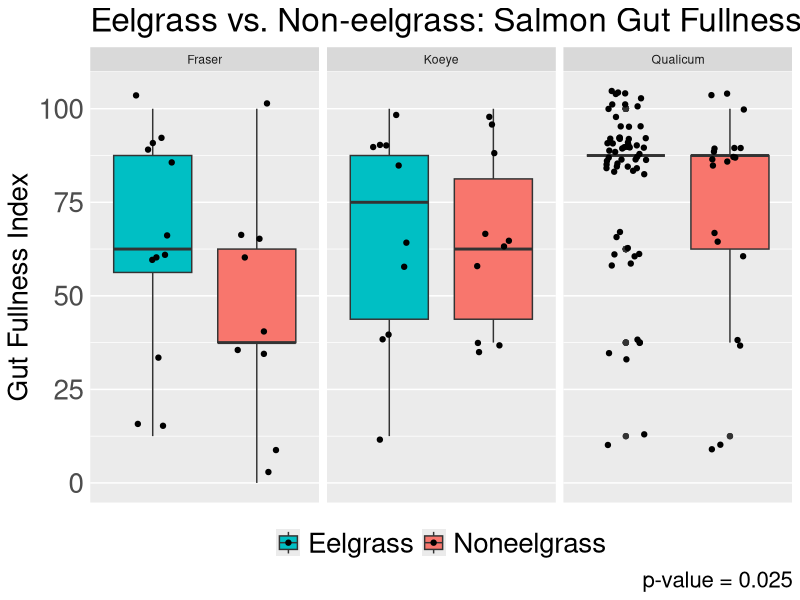
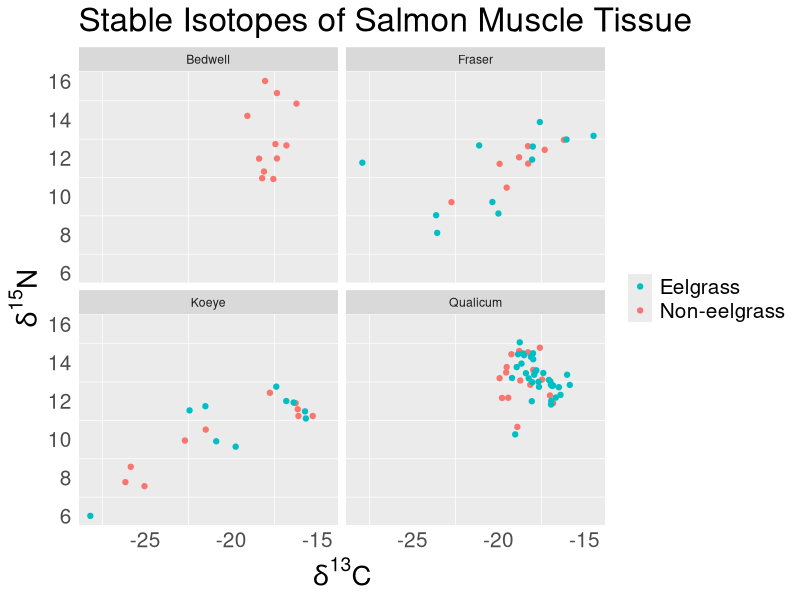

Generate these figures, in order, with R: (Note: this script raises an error after producing the figures.)
#EEEEELGRAAAAASS PROOOOOJEEEEECT

setwd("~/Desktop")
#so it knows where to find my gosh darn files! :)

eelgrass <- read.csv(file="eel.csv", stringsAsFactors=FALSE, strip.white=TRUE, na.strings=c("NA",""))
#upload a simple version of raw data file

library(tidyverse)
#load library for ggplot and whatnot

eel <- mutate(eelgrass, Eelsite = paste(Site, Eelgrass, sep = " "))
#make a variable with both site and habitat, separated by a space

#first we'll work with the gut fullness aspect ~

eel$GFI[which(eel$GFI == "0-25")] <- "0-25%"
#fixing a typo, oopsie!

eel$GFI[which(eel$GFI == "0%")] <- "0"
eel$GFI[which(eel$GFI == "0-25%")] <- "12.5"
eel$GFI[which(eel$GFI == "25-50%")] <- "37.5"
eel$GFI[which(eel$GFI == "50-75%")] <- "62.5"
eel$GFI[which(eel$GFI == "75-100%")] <- "87.5"
eel$GFI[which(eel$GFI == "100%")] <- "100"
#changing ranges to something measurable

eel$GFI <- as.numeric(eel$GFI)
#changing from character to numeric

eel$Eelgrass <- as.factor(eel$Eelgrass)
#changing to factor to reflect the two different "levels"

eel$Eelgrass <- factor(eel$Eelgrass, levels(eel$Eelgrass)[c(2, 1)])
#rearranging levels for the sake of the ggplot visuals

gut <- eel %>%
  group_by(ID) %>%
  summarize(GFI=first(GFI), Eelgrass=first(Eelgrass),
            Site=first(Site), Eelsite=first(Eelsite)) %>%
  filter(Site != "Bedwell")
#need to organize data by each fish not by each prey item per fish
#also want to leave out Bedwell since it is useless for comparing

#Gut Fullness Graph!
ggplot(gut, aes(x=Eelgrass, y=GFI, fill=Eelgrass))+ 
  geom_boxplot()+
  facet_wrap(~Site)+
  labs(y="Gut Fullness Index", x=NULL, caption="p-value = 0.025",
       title="Eelgrass vs. Non-eelgrass: Salmon Gut Fullness")+
  theme(axis.text.x=element_blank(), axis.ticks=element_blank(),
        legend.position = "bottom", legend.title = element_blank(),
        panel.grid.major.x = element_blank(),
        axis.text = element_text(size=20),
        axis.title = element_text(size=20),
        legend.text = element_text(size=20),
        title = element_text(size=20))+
  scale_x_discrete(limits=c("Eelgrass", "Noneelgrass")) +
  scale_fill_discrete(breaks=c("Eelgrass", "Noneelgrass"))+
  geom_jitter(width=0.2)
#NEED TO CHANGE PANEL TITLES SOMEHOW! *****

#working on a t-test for GFI values (not including bedwell)
#y1 <- filter(gut, Eelgrass == "Eelgrass")
#ya <- as.vector(y1[["GFI"]])
#create first vector for eelgrass
#y2 <- filter(gut, Eelgrass == "Noneelgrass")
#yb <- as.vector(y2[["GFI"]])
#create second vector for noneelgrass
#yc <- length(ya)-length(yb)
#yd <- rep_len(NA, yc)
#have to have same sample sizes, difference calculated using length
#ye <- c(yb, yd)
#our completed noneelgrass vector with the right sample size
#t.test(ya, ye)
#results give p-value=0.02529, are able to reject null hypothesis!
#hash-tagged out because I don't need to keep running this code.

#switching it up to isotope work now ~

isotope <- read.csv(file="iso.csv", stringsAsFactors=FALSE, strip.white=TRUE, na.strings=c("NA",""))
#loading/reading isotope data in

iso <- mutate(isotope, Eelsite = paste(Site, Eelgrass, sep = " "))
#add variable w/eelgrass site just other dataframe (necessary tho?)

iso$Eelgrass <- as.factor(iso$Eelgrass)
#changing to factor to reflect the two different "levels"

iso$Eelgrass <- factor(iso$Eelgrass, levels(iso$Eelgrass)[c(2, 1)])
#rearranging levels for the sake of the ggplot visuals

#Isotope Graph!
ggplot(iso, aes(carb, nitro))+
  geom_point(aes(color=Eelgrass)) + facet_wrap(~ Site) +
  labs(x=expression(paste(delta^"13","C")),
       y=expression(paste(delta^"15","N")),
       title= "Stable Isotopes of Salmon Muscle Tissue")+
  theme(axis.ticks=element_blank(), legend.title=element_blank(),
        panel.grid.major = element_blank(),
        axis.title = element_text(size=20),
        axis.text = element_text(size=15),
        legend.text = element_text(size=15),
        title = element_text(size=20))+
  guides(color = guide_legend(reverse = TRUE))
#Still need to change panel titles for this graph too! *****

#working on diet data now, to graph abundance and whatnot! ~

eel$Group <- as.factor(eel$Group)
#changing to factor to reflect the different "levels" of prey items

#replace groups since there's too many
eel$Group[which(eel$Group=="Arachnid")] <- "Insect"
eel$Group[which(eel$Group=="Crustacean")] <- "Arthropod"
eel$Group[which(eel$Group=="Caprellid")] <- "Amphipod"
eel$Group[which(eel$Group=="Corophiid")] <- "Amphipod"
eel$Group[which(eel$Group=="Hyperiid")] <- "Amphipod"
eel$Group[which(eel$Group=="Gammarid")] <- "Amphipod"
eel$Group[which(eel$Group=="Calanoid")] <- "Copepod"
eel$Group[which(eel$Group=="Harpacticoid")] <- "Copepod"
eel$Group[which(eel$Group=="Cyclopoid/Poecilostomatoid")] <- "Copepod"
eel$Group[which(eel$Group=="Malacostracan")] <- "Arthropod"
eel$Group <- as.character(eel$Group) #change to create new "level"
eel$Group[which(eel$Group=="Digested food")] <- "Digested/Other"
eel$Group[which(eel$Group=="Detritus")] <- "Digested/Other"
eel$Group[which(eel$Group=="Diatom")] <- "Digested/Other"
eel$Group[which(eel$Group=="Parasite")] <- "Digested/Other"
eel$Group[which(eel$Group=="Octopus")] <- "Digested/Other"
eel$Group[which(eel$Group=="Cyphonaut")] <- "Digested/Other"
eel$Group[which(eel$Group=="Bivalve")] <- "Digested/Other"
eel$Group[which(eel$Group=="Chaetognath")] <- "Digested/Other"
eel$Group[which(eel$Group=="Polychaete")] <- "Digested/Other"
eel$Group[which(eel$Group=="Pteropod")] <- "Digested/Other"
eel$Group[which(eel$Group=="Jellyfish")] <- "Digested/Other"
eel$Group[which(eel$Group=="Cumacean")] <- "Arthropod"
eel$Group[which(eel$Group=="Euphausiid")] <- "Arthropod"
eel$Group[which(eel$Group=="Isopod")] <- "Arthropod"
eel$Group[which(eel$Group=="Larvacean")] <- "Digested/Other"
eel$Group[which(eel$Group=="Mysid")] <- "Arthropod"
eel$Group[which(eel$Group=="Cladoceran")] <- "Arthropod"
eel$Group[which(eel$Group=="Ostracod")] <- "Arthropod"
#switching the class back and forth gets rid of empty levels
eel$Group <- as.factor(eel$Group)
eel$Group <- as.character(eel$Group)
eel$Group <- as.factor(eel$Group)
levels(eel$Group)
#there, it's more simple to work with now!

#group together prey so there's no repeated rows for multiple prey
filt <- filter(eel, Group=="Amphipod")
amph <- filt %>%
  group_by(filt$ID) %>%
  summarize(ID=first(ID), abd=sum(Abundance), bio=sum(Biomass), Group=first(Group),
            Eelsite=first(Eelsite), Eelgrass=first(Eelgrass), Site=first(Site)) %>%
  select(ID, abd, bio, Group, Eelsite, Eelgrass, Site)
#HOLY GUACAMOLE I THINK I GOT IT TO FINALLY WOOOOORK! FOR REAL THO!

filt <- filter(eel, Group=="Arthropod")
arth <- filt %>%
  group_by(filt$ID) %>%
  summarize(ID=first(ID), abd=sum(Abundance), bio=sum(Biomass), Group=first(Group),
            Eelsite=first(Eelsite), Eelgrass=first(Eelgrass), Site=first(Site)) %>%
  select(ID, abd, bio, Group, Eelsite, Eelgrass, Site)
#first amphipod then arthropod then repeat manually for each prey

filt <- filter(eel, Group=="Barnacle")
barn <- filt %>%
  group_by(filt$ID) %>%
  summarize(ID=first(ID), abd=sum(Abundance), bio=sum(Biomass), Group=first(Group),
            Eelsite=first(Eelsite), Eelgrass=first(Eelgrass), Site=first(Site)) %>%
  select(ID, abd, bio, Group, Eelsite, Eelgrass, Site)

filt <- filter(eel, Group=="Copepod")
cope <- filt %>%
  group_by(filt$ID) %>%
  summarize(ID=first(ID), abd=sum(Abundance), bio=sum(Biomass), Group=first(Group),
            Eelsite=first(Eelsite), Eelgrass=first(Eelgrass), Site=first(Site)) %>%
  select(ID, abd, bio, Group, Eelsite, Eelgrass, Site)

filt <- filter(eel, Group=="Decapod")
deca <- filt %>%
  group_by(filt$ID) %>%
  summarize(ID=first(ID), abd=sum(Abundance), bio=sum(Biomass), Group=first(Group),
            Eelsite=first(Eelsite), Eelgrass=first(Eelgrass), Site=first(Site)) %>%
  select(ID, abd, bio, Group, Eelsite, Eelgrass, Site) %>%
  print(head(deca))

filt <- filter(eel, Group=="Digested/Other")
digf <- filt %>%
  group_by(filt$ID) %>%
  summarize(ID=first(ID), abd=sum(Abundance), bio=sum(Biomass), Group=first(Group),
            Eelsite=first(Eelsite), Eelgrass=first(Eelgrass), Site=first(Site)) %>%
  select(ID, abd, bio, Group, Eelsite, Eelgrass, Site)

filt <- filter(eel, Group=="Fish")
fish <- filt %>%
  group_by(filt$ID) %>%
  summarize(ID=first(ID), abd=sum(Abundance), bio=sum(Biomass), Group=first(Group),
            Eelsite=first(Eelsite), Eelgrass=first(Eelgrass), Site=first(Site)) %>%
  select(ID, abd, bio, Group, Eelsite, Eelgrass, Site)

filt <- filter(eel, Group=="Insect")
inse <- filt %>%
  group_by(filt$ID) %>%
  summarize(ID=first(ID), abd=sum(Abundance), bio=sum(Biomass), Group=first(Group),
            Eelsite=first(Eelsite), Eelgrass=first(Eelgrass), Site=first(Site)) %>%
  select(ID, abd, bio, Group, Eelsite, Eelgrass, Site)

neweel <- rbind(amph, arth, barn, cope, deca, digf, fish, inse)
#my fabulous new dataframe with prey abd and biom grouped together!

str(neweel)
#just double checking that the data is as it should be

#Now... Have to take the ave. abundances for each region/habitat!
filt <- filter(neweel, Group=="Amphipod")
Amph <- filt %>%
  group_by(filt$Eelsite) %>%
  summarize(Eelsite=first(Eelsite), Abd=mean(abd), Bio=mean(bio),
            Group=first(Group),Eelgrass=first(Eelgrass), Site=first(Site)) %>%
  select(Eelsite, Abd, Bio, Group, Eelgrass, Site)
#copying the layout of the last transformation but for diff purpose

filt <- filter(neweel, Group=="Arthropod")
Arth <- filt %>%
  group_by(filt$Eelsite) %>%
  summarize(Eelsite=first(Eelsite), Abd=mean(abd), Bio=mean(bio),
            Group=first(Group),Eelgrass=first(Eelgrass), Site=first(Site)) %>%
  select(Eelsite, Abd, Bio, Group, Eelgrass, Site)
#first amphipod then arthropod then repeat manually for each prey

filt <- filter(neweel, Group=="Barnacle")
Barn <- filt %>%
  group_by(filt$Eelsite) %>%
  summarize(Eelsite=first(Eelsite), Abd=mean(abd), Bio=mean(bio),
            Group=first(Group),Eelgrass=first(Eelgrass), Site=first(Site)) %>%
  select(Eelsite, Abd, Bio, Group, Eelgrass, Site)

filt <- filter(neweel, Group=="Copepod")
Cope <- filt %>%
  group_by(filt$Eelsite) %>%
  summarize(Eelsite=first(Eelsite), Abd=mean(abd), Bio=mean(bio),
            Group=first(Group),Eelgrass=first(Eelgrass), Site=first(Site)) %>%
  select(Eelsite, Abd, Bio, Group, Eelgrass, Site)

filt <- filter(neweel, Group=="Decapod")
Deca <- filt %>%
  group_by(filt$Eelsite) %>%
  summarize(Eelsite=first(Eelsite), Abd=mean(abd), Bio=mean(bio),
            Group=first(Group),Eelgrass=first(Eelgrass), Site=first(Site)) %>%
  select(Eelsite, Abd, Bio, Group, Eelgrass, Site)

filt <- filter(neweel, Group=="Digested/Other")
Digf <- filt %>%
  group_by(filt$Eelsite) %>%
  summarize(Eelsite=first(Eelsite), Abd=mean(abd), Bio=mean(bio),
            Group=first(Group),Eelgrass=first(Eelgrass), Site=first(Site)) %>%
  select(Eelsite, Abd, Bio, Group, Eelgrass, Site)

filt <- filter(neweel, Group=="Fish")
Fish <- filt %>%
  group_by(filt$Eelsite) %>%
  summarize(Eelsite=first(Eelsite), Abd=mean(abd), Bio=mean(bio),
            Group=first(Group),Eelgrass=first(Eelgrass), Site=first(Site)) %>%
  select(Eelsite, Abd, Bio, Group, Eelgrass, Site)

filt <- filter(neweel, Group=="Insect")
Inse <- filt %>%
  group_by(filt$Eelsite) %>%
  summarize(Eelsite=first(Eelsite), Abd=mean(abd), Bio=mean(bio),
            Group=first(Group),Eelgrass=first(Eelgrass), Site=first(Site)) %>%
  select(Eelsite, Abd, Bio, Group, Eelgrass, Site)

eelgr <- rbind(Amph, Arth, Barn, Cope, Deca, Digf, Fish, Inse)
#my fabulous new dataframe with prey Abd and Biom averaged together

str(eelgr)
#making sure it all looks okay and it does! So now, graphing!

eelgr$Eelgrass <- factor(eelgr$Eelgrass, levels(eelgr$Eelgrass)[c(2, 1)])
#putting eelgrass before noneelgrass for this particular plot

eelgr$Eelsite <- as.factor(eelgr$Eelsite)
#rearranging levels for site and eelgrass

eelgr$Eelsite <- factor(eelgr$Eelsite, levels(eelgr$Eelsite)[c(5, 4, 3, 2, 1, 7, 6)])
#re-ordering levels to make it look nice for graphs!

#Raw Abundance Graph
eelgr %>%
  ggplot(aes(Eelsite, Abd))+
  geom_bar(aes(fill=Group), stat="identity")+
  theme(axis.text.x = element_text(angle=45, hjust=1),
        axis.ticks=element_blank(),
        panel.grid.major = element_blank(),
        title = element_text(size=20),
        axis.text = element_text(size=15),
        legend.text = element_text(size=15))+
  coord_flip() +
  labs(title="Average Prey Abundance", x=NULL,
       y="Ave. Abundance (# of organisms)")+
  guides(fill=guide_legend(title="Prey Group"))
#looks amaze now

#Relative Abundance Graph (100% y scale)
ggplot(eelgr, aes(Eelsite, Abd)) +
  geom_bar(aes(fill=Group), position="fill", stat="identity")+
  theme(axis.ticks=element_blank(),
        panel.grid.major = element_blank(),
        title = element_text(size=20),
        axis.text = element_text(size=15),
        legend.text = element_text(size=15))+
  coord_flip() +
  labs(title="Relative Prey Abundance", x=NULL, y=NULL)+
  guides(fill=guide_legend(title="Prey Group"))+
  scale_y_continuous(labels=scales::percent)

#Raw Biomass Graph
eelgr %>%
  ggplot(aes(Eelsite, Bio))+
  geom_bar(aes(fill=Group), stat="identity")+
  theme(axis.text.x = element_text(angle=45, hjust=1),
        axis.ticks=element_blank(),
        panel.grid.major = element_blank(),
        title = element_text(size=20),
        axis.text = element_text(size=15),
        legend.text = element_text(size=15))+
  coord_flip() +
  labs(title="Average Prey Biomass", x=NULL,
       y="Ave. Biomass (Wet weight, mg)")+
  guides(fill=guide_legend(title="Prey Group"))

#Relative Biomass Graph
eelgr %>%
  ggplot(aes(Eelsite, Bio))+
  geom_bar(aes(fill=Group), position = "fill", stat = "identity")+
  theme(axis.ticks=element_blank(),
        panel.grid.major = element_blank(),
        title = element_text(size=20),
        axis.text = element_text(size=15),
        legend.text = element_text(size=15))+
  coord_flip() +
  labs(title="Relative Prey Biomass", x=NULL, y=NULL)+
  guides(fill=guide_legend(title="Prey Group"))+
  scale_y_continuous(labels=scales::percent)

setwd("~/Eelgrass Project")
#in order to commit to Github and track saves and changes and etc!

#next step is prey selectivity! then nmds analysis and stuff? idk!

setwd("~/Desktop")
#reset working directory to find new file

invert <- read.csv(file="invertebrates.csv", stringsAsFactors=FALSE, strip.white=TRUE, na.strings=c("NA",""))
#read in invertebrate file

invert $Group <- as.factor(invert$Group)
#change to factor

levels(invert$Group)
#check the groups

eelgrass <- mutate(eelgrass, Eelsite = paste(Site, Eelgrass, sep = " "))
#mutate this dataframe with eelsite as well

eelgrass$Group <- as.factor(eelgrass$Group)
#turn into factor

#change groups to match inverts
eelgrass$Group[which(eelgrass$Group=="Arachnid")] <- "Insect"
eelgrass$Group <- as.character(eelgrass$Group) #change to create new "level"
eelgrass$Group[which(eelgrass$Group=="Crustacean")] <- "Digested/Other"
eelgrass$Group[which(eelgrass$Group=="Corophiid")] <- "Digested/Other"
eelgrass$Group[which(eelgrass$Group=="Malacostracan")] <- "Digested/Other"
eelgrass$Group[which(eelgrass$Group=="Digested food")] <- "Digested/Other"
eelgrass$Group[which(eelgrass$Group=="Detritus")] <- "Digested/Other"
eelgrass$Group[which(eelgrass$Group=="Diatom")] <- "Digested/Other"
eelgrass$Group[which(eelgrass$Group=="Parasite")] <- "Digested/Other"
eelgrass$Group[which(eelgrass$Group=="Octopus")] <- "Digested/Other"
eelgrass$Group[which(eelgrass$Group=="Cyphonaut")] <- "Digested/Other"
eelgrass$Group[which(eelgrass$Group=="Chaetognath")] <- "Digested/Other"
eelgrass$Group[which(eelgrass$Group=="Isopod")] <- "Digested/Other"
eelgrass$Group[which(eelgrass$Group=="Arthropod")] <- "Digested/Other"
eelgrass$Group[which(eelgrass$Group=="Amphipod")] <- "Digested/Other"
eelgrass$Group[which(eelgrass$Group=="Copepod")] <- "Digested/Other"
#switching the class back and forth gets rid of empty levels
eelgrass$Group <- as.factor(eelgrass$Group)
eelgrass$Group <- as.character(eelgrass$Group)
eelgrass$Group <- as.factor(eelgrass$Group)
levels(eelgrass$Group)
#there, inverts and stom data have matching groups now

#group prey together so there's no repeating rows
filt <- filter(eelgrass, Group=="Barnacle")
barn <- filt %>%
  group_by(filt$ID) %>%
  summarize(ID=first(ID), abd=sum(Abundance), Group=first(Group),
            Eelsite=first(Eelsite), Eelgrass=first(Eelgrass), Site=first(Site)) %>%
  select(ID, abd, Group, Eelsite, Eelgrass, Site)
#manually repeating each step is the best way I know how to do it.
filt <- filter(eelgrass, Group=="Bivalve")
biv <- filt %>%
  group_by(filt$ID) %>%
  summarize(ID=first(ID), abd=sum(Abundance), Group=first(Group),
            Eelsite=first(Eelsite), Eelgrass=first(Eelgrass), Site=first(Site)) %>%
  select(ID, abd, Group, Eelsite, Eelgrass, Site)

filt <- filter(eelgrass, Group=="Calanoid")
cal <- filt %>%
  group_by(filt$ID) %>%
  summarize(ID=first(ID), abd=sum(Abundance), Group=first(Group),
            Eelsite=first(Eelsite), Eelgrass=first(Eelgrass), Site=first(Site)) %>%
  select(ID, abd, Group, Eelsite, Eelgrass, Site)

filt <- filter(eelgrass, Group=="Caprellid")
capr <- filt %>%
  group_by(filt$ID) %>%
  summarize(ID=first(ID), abd=sum(Abundance), Group=first(Group),
            Eelsite=first(Eelsite), Eelgrass=first(Eelgrass), Site=first(Site)) %>%
  select(ID, abd, Group, Eelsite, Eelgrass, Site)

filt <- filter(eelgrass, Group=="Cladoceran")
clad <- filt %>%
  group_by(filt$ID) %>%
  summarize(ID=first(ID), abd=sum(Abundance), Group=first(Group),
            Eelsite=first(Eelsite), Eelgrass=first(Eelgrass), Site=first(Site)) %>%
  select(ID, abd, Group, Eelsite, Eelgrass, Site)

filt <- filter(eelgrass, Group=="Cumacean")
cuma <- filt %>%
  group_by(filt$ID) %>%
  summarize(ID=first(ID), abd=sum(Abundance), Group=first(Group),
            Eelsite=first(Eelsite), Eelgrass=first(Eelgrass), Site=first(Site)) %>%
  select(ID, abd, Group, Eelsite, Eelgrass, Site)

filt <- filter(eelgrass, Group=="Cyclopoid/Poecilostomatoid")
cycl <- filt %>%
  group_by(filt$ID) %>%
  summarize(ID=first(ID), abd=sum(Abundance), Group=first(Group),
            Eelsite=first(Eelsite), Eelgrass=first(Eelgrass), Site=first(Site)) %>%
  select(ID, abd, Group, Eelsite, Eelgrass, Site)

filt <- filter(eelgrass, Group=="Decapod")
deca <- filt %>%
  group_by(filt$ID) %>%
  summarize(ID=first(ID), abd=sum(Abundance), Group=first(Group),
            Eelsite=first(Eelsite), Eelgrass=first(Eelgrass), Site=first(Site)) %>%
  select(ID, abd, Group, Eelsite, Eelgrass, Site)

filt <- filter(eelgrass, Group=="Digested/Other")
digf <- filt %>%
  group_by(filt$ID) %>%
  summarize(ID=first(ID), abd=sum(Abundance), Group=first(Group),
            Eelsite=first(Eelsite), Eelgrass=first(Eelgrass), Site=first(Site)) %>%
  select(ID, abd, Group, Eelsite, Eelgrass, Site)

filt <- filter(eelgrass, Group=="Euphausiid")
euph <- filt %>%
  group_by(filt$ID) %>%
  summarize(ID=first(ID), abd=sum(Abundance), Group=first(Group),
            Eelsite=first(Eelsite), Eelgrass=first(Eelgrass), Site=first(Site)) %>%
  select(ID, abd, Group, Eelsite, Eelgrass, Site)

filt <- filter(eelgrass, Group=="Fish")
fish <- filt %>%
  group_by(filt$ID) %>%
  summarize(ID=first(ID), abd=sum(Abundance), Group=first(Group),
            Eelsite=first(Eelsite), Eelgrass=first(Eelgrass), Site=first(Site)) %>%
  select(ID, abd, Group, Eelsite, Eelgrass, Site)

filt <- filter(eelgrass, Group=="Gammarid")
gam <- filt %>%
  group_by(filt$ID) %>%
  summarize(ID=first(ID), abd=sum(Abundance), Group=first(Group),
            Eelsite=first(Eelsite), Eelgrass=first(Eelgrass), Site=first(Site)) %>%
  select(ID, abd, Group, Eelsite, Eelgrass, Site)

filt <- filter(eelgrass, Group=="Harpacticoid")
harp <- filt %>%
  group_by(filt$ID) %>%
  summarize(ID=first(ID), abd=sum(Abundance), Group=first(Group),
            Eelsite=first(Eelsite), Eelgrass=first(Eelgrass), Site=first(Site)) %>%
  select(ID, abd, Group, Eelsite, Eelgrass, Site)

filt <- filter(eelgrass, Group=="Hyperiid")
hyp <- filt %>%
  group_by(filt$ID) %>%
  summarize(ID=first(ID), abd=sum(Abundance), Group=first(Group),
            Eelsite=first(Eelsite), Eelgrass=first(Eelgrass), Site=first(Site)) %>%
  select(ID, abd, Group, Eelsite, Eelgrass, Site)

filt <- filter(eelgrass, Group=="Insect")
ins <- filt %>%
  group_by(filt$ID) %>%
  summarize(ID=first(ID), abd=sum(Abundance), Group=first(Group),
            Eelsite=first(Eelsite), Eelgrass=first(Eelgrass), Site=first(Site)) %>%
  select(ID, abd, Group, Eelsite, Eelgrass, Site)

filt <- filter(eelgrass, Group=="Jellyfish")
jell <- filt %>%
  group_by(filt$ID) %>%
  summarize(ID=first(ID), abd=sum(Abundance), Group=first(Group),
            Eelsite=first(Eelsite), Eelgrass=first(Eelgrass), Site=first(Site)) %>%
  select(ID, abd, Group, Eelsite, Eelgrass, Site)

filt <- filter(eelgrass, Group=="Larvacean")
larv <- filt %>%
  group_by(filt$ID) %>%
  summarize(ID=first(ID), abd=sum(Abundance), Group=first(Group),
            Eelsite=first(Eelsite), Eelgrass=first(Eelgrass), Site=first(Site)) %>%
  select(ID, abd, Group, Eelsite, Eelgrass, Site)

filt <- filter(eelgrass, Group=="Mysid")
mys <- filt %>%
  group_by(filt$ID) %>%
  summarize(ID=first(ID), abd=sum(Abundance), Group=first(Group),
            Eelsite=first(Eelsite), Eelgrass=first(Eelgrass), Site=first(Site)) %>%
  select(ID, abd, Group, Eelsite, Eelgrass, Site)

filt <- filter(eelgrass, Group=="Ostracod")
ostr <- filt %>%
  group_by(filt$ID) %>%
  summarize(ID=first(ID), abd=sum(Abundance), Group=first(Group),
            Eelsite=first(Eelsite), Eelgrass=first(Eelgrass), Site=first(Site)) %>%
  select(ID, abd, Group, Eelsite, Eelgrass, Site)

filt <- filter(eelgrass, Group=="Polychaete")
poly <- filt %>%
  group_by(filt$ID) %>%
  summarize(ID=first(ID), abd=sum(Abundance), Group=first(Group),
            Eelsite=first(Eelsite), Eelgrass=first(Eelgrass), Site=first(Site)) %>%
  select(ID, abd, Group, Eelsite, Eelgrass, Site)

filt <- filter(eelgrass, Group=="Pteropod")
pter <- filt %>%
  group_by(filt$ID) %>%
  summarize(ID=first(ID), abd=sum(Abundance), Group=first(Group),
            Eelsite=first(Eelsite), Eelgrass=first(Eelgrass), Site=first(Site)) %>%
  select(ID, abd, Group, Eelsite, Eelgrass, Site)

eelgrass2 <- rbind(barn, biv, cal, capr, clad, cuma, cycl, deca,
                   digf, euph, fish, gam, harp, hyp, ins, jell,
                   larv, mys, ostr, poly, pter) #new dataframe!

str(eelgrass2)
#check that it all worked out okay

#now we need the proportions for each site to compare w inverts!
filt <- filter(eelgrass2, Eelsite == "Qualicum Eelgrass")
QE <- filt %>%
  group_by(Group) %>%
  summarize(Abd=mean(abd), Total=sum(abd), Proportion=Abd/Total*100,
            Eelsite=first(Eelsite), Eelgrass=first(Eelgrass), Site=first(Site)) %>%
  select(Eelsite, Proportion, Group, Eelgrass, Site)
#one for each site
filt <- filter(eelgrass2, Eelsite == "Qualicum Noneelgrass")
QN <- filt %>%
  group_by(Group) %>%
  summarize(Abd=mean(abd), Total=sum(abd), Proportion=Abd/Total*100,
            Eelsite=first(Eelsite), Eelgrass=first(Eelgrass), Site=first(Site)) %>%
  select(Eelsite, Proportion, Group, Eelgrass, Site)

filt <- filter(eelgrass2, Eelsite == "Fraser Eelgrass")
FE <- filt %>%
  group_by(Group) %>%
  summarize(Abd=mean(abd), Total=sum(abd), Proportion=Abd/Total*100,
            Eelsite=first(Eelsite), Eelgrass=first(Eelgrass), Site=first(Site)) %>%
  select(Eelsite, Proportion, Group, Eelgrass, Site)

filt <- filter(eelgrass2, Eelsite == "Fraser Noneelgrass")
FN <- filt %>%
  group_by(Group) %>%
  summarize(Abd=mean(abd), Total=sum(abd), Proportion=Abd/Total*100,
            Eelsite=first(Eelsite), Eelgrass=first(Eelgrass), Site=first(Site)) %>%
  select(Eelsite, Proportion, Group, Eelgrass, Site)

filt <- filter(eelgrass2, Eelsite == "Koeye Eelgrass")
KE <- filt %>%
  group_by(Group) %>%
  summarize(Abd=mean(abd), Total=sum(abd), Proportion=Abd/Total*100,
            Eelsite=first(Eelsite), Eelgrass=first(Eelgrass), Site=first(Site)) %>%
  select(Eelsite, Proportion, Group, Eelgrass, Site)

filt <- filter(eelgrass2, Eelsite == "Koeye Noneelgrass")
KN <- filt %>%
  group_by(Group) %>%
  summarize(Abd=mean(abd), Total=sum(abd), Proportion=Abd/Total*100,
            Eelsite=first(Eelsite), Eelgrass=first(Eelgrass), Site=first(Site)) %>%
  select(Eelsite, Proportion, Group, Eelgrass, Site)

filt <- filter(eelgrass2, Eelsite == "Bedwell noneelgrass")
BN <- filt %>%
  group_by(Group) %>%
  summarize(Abd=mean(abd), Total=sum(abd), Proportion=Abd/Total*100,
            Eelsite=first(Eelsite), Eelgrass=first(Eelgrass), Site=first(Site)) %>%
  select(Eelsite, Proportion, Group, Eelgrass, Site)

sites <- rbind(QE, QN, FE, FN, KE, KN, BN)
#combine into dataframe
str(sites)
#make sure it worked

sites$inpro <- invert$Proportion[match(sites$Eelsite, invert$Eelsite)]
#match info from dataframes together, not correct way to do it?

str(sites$inpro)
summary(sites$inpro)
#check if it worked, it didn't, I give up for now...
